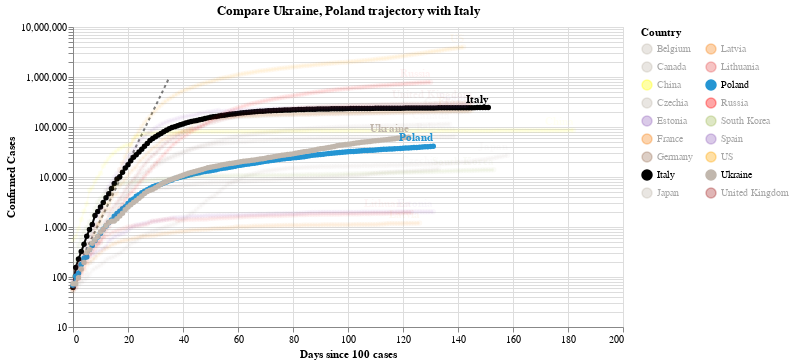

Notebook source saved alongside this figure:
### Code cell
#hide_input
chart2 = make_since_chart(dff2, ['Ukraine', 'Poland'], baseline_countries)
chart2

### Figure 1 — Vega-Lite specification as saved in the notebook (floating-point values rounded to 4 significant figures; data arrays with more than 128 entries replaced by an {"elided": "..."} marker saying what was removed)
{"config": {"view": {"continuousWidth": 400, "continuousHeight": 300}}, "layer": [{"data": {"name": "data-628230001892d6798b50651be41d1b3e"}, "mark": {"type": "line", "color": "black", "opacity": 0.5, "strokeDash": [3, 3]}, "encoding": {"x": {"type": "quantitative", "field": "Days since 100 cases"}, "y": {"type": "quantitative", "field": "Confirmed Cases"}}}, {"data": {"name": "data-65087d987bf2dc64f1a6ee7a93fd09e6"}, "mark": {"type": "line", "point": true}, "encoding": {"color": {"type": "nominal", "field": "Country", "legend": {"columns": 2}, "scale": {"domain": ["Belgium", "Canada", "China", "Czechia", "Estonia", "France", "Germany", "Italy", "Japan", "Latvia", "Lithuania", "Poland", "Russia", "South Korea", "Spain", "US", "Ukraine", "United Kingdom"], "range": ["#C1B7AD", "#C1B7AD", "yellow", "#C1B7AD", "#9467bd", "#F58518", "#9D755D", "black", "#C1B7AD", "#F58518", "#E45756", "#2495D3", "red", "#A1BA59", "#9467bd", "orange", "#C1B7AD", "brown"]}}, "opacity": {"condition": {"value": 1, "selection": "selector008"}, "value": 0.05}, "tooltip": [{"type": "nominal", "field": "Country"}, {"type": "temporal", "field": "Date"}, {"type": "quantitative", "field": "Confirmed Cases"}, {"type": "quantitative", "field": "Days since 100 cases"}], "x": {"type": "quantitative", "field": "Days since 100 cases"}, "y": {"type": "quantitative", "field": "Confirmed Cases", "scale": {"type": "log"}}}, "selection": {"selector008": {"type": "multi", "fields": ["Country"], "bind": "legend", "init": [{"Country": "Ukraine"}, {"Country": "Poland"}, {"Country": "Italy"}]}}, "width": 550}, {"data": {"name": "data-65087d987bf2dc64f1a6ee7a93fd09e6"}, "mark": {"type": "text", "align": "right", "dy": -8, "fontWeight": "bold"}, "encoding": {"color": {"type": "nominal", "field": "Country", "legend": {"columns": 2}, "scale": {"domain": ["Belgium", "Canada", "China", "Czechia", "Estonia", "France", "Germany", "Italy", "Japan", "Latvia", "Lithuania", "Poland", "Russia", "South Korea", "Spain", "US", "Ukraine", "United Kingdom"], "range": ["#C1B7AD", "#C1B7AD", "yellow", "#C1B7AD", "#9467bd", "#F58518", "#9D755D", "black", "#C1B7AD", "#F58518", "#E45756", "#2495D3", "red", "#A1BA59", "#9467bd", "orange", "#C1B7AD", "brown"]}}, "opacity": {"condition": {"value": 1, "selection": "selector008"}, "value": 0.05}, "text": {"type": "nominal", "field": "Country"}, "tooltip": [{"type": "nominal", "field": "Country"}, {"type": "temporal", "field": "Date"}, {"type": "quantitative", "field": "Confirmed Cases"}, {"type": "quantitative", "field": "Days since 100 cases"}], "x": {"type": "quantitative", "field": "Days since 100 cases"}, "y": {"type": "quantitative", "field": "Confirmed Cases", "scale": {"type": "log"}}}, "transform": [{"filter": "(datum['Date'] >= 1595376000000)"}], "width": 550}], "title": "Compare Ukraine, Poland trajectory with Italy", "$schema": "https://vega.github.io/schema/vega-lite/v4.0.2.json", "datasets": {"data-628230001892d6798b50651be41d1b3e": [{"Days since 100 cases": 0, "Confirmed Cases": 100.0}, {"Days since 100 cases": 1, "Confirmed Cases": 130.0}, {"Days since 100 cases": 2, "Confirmed Cases": 169.0}, {"Days since 100 cases": 3, "Confirmed Cases": 219.7}, {"Days since 100 cases": 4, "Confirmed Cases": 285.6}, {"Days since 100 cases": 5, "Confirmed Cases": 371.3}, {"Days since 100 cases": 6, "Confirmed Cases": 482.7}, {"Days since 100 cases": 7, "Confirmed Cases": 627.5}, {"Days since 100 cases": 8, "Confirmed Cases": 815.7}, {"Days since 100 cases": 9, "Confirmed Cases": 1060.0}, {"Days since 100 cases": 10, "Confirmed Cases": 1379.0}, {"Days since 100 cases": 11, "Confirmed Cases": 1792.0}, {"Days since 100 cases": 12, "Confirmed Cases": 2330.0}, {"Days since 100 cases": 13, "Confirmed Cases": 3029.0}, {"Days since 100 cases": 14, "Confirmed Cases": 3937.0}, {"Days since 100 cases": 15, "Confirmed Cases": 5119.0}, {"Days since 100 cases": 16, "Confirmed Cases": 6654.0}, {"Days since 100 cases": 17, "Confirmed Cases": 8650.0}, {"Days since 100 cases": 18, "Confirmed Cases": 11250.0}, {"Days since 100 cases": 19, "Confirmed Cases": 14620.0}, {"Days since 100 cases": 20, "Confirmed Cases": 19000.0}, {"Days since 100 cases": 21, "Confirmed Cases": 24710.0}, {"Days since 100 cases": 22, "Confirmed Cases": 32120.0}, {"Days since 100 cases": 23, "Confirmed Cases": 41750.0}, {"Days since 100 cases": 24, "Confirmed Cases": 54280.0}, {"Days since 100 cases": 25, "Confirmed Cases": 70560.0}, {"Days since 100 cases": 26, "Confirmed Cases": 91730.0}, {"Days since 100 cases": 27, "Confirmed Cases": 119300.0}, {"Days since 100 cases": 28, "Confirmed Cases": 155000.0}, {"Days since 100 cases": 29, "Confirmed Cases": 201500.0}, {"Days since 100 cases": 30, "Confirmed Cases": 262000.0}, {"Days since 100 cases": 31, "Confirmed Cases": 340600.0}, {"Days since 100 cases": 32, "Confirmed Cases": 442800.0}, {"Days since 100 cases": 33, "Confirmed Cases": 575600.0}, {"Days since 100 cases": 34, "Confirmed Cases": 748300.0}, {"Days since 100 cases": 35, "Confirmed Cases": 972800.0}], "data-65087d987bf2dc64f1a6ee7a93fd09e6": {"elided": "2553 records"}}}
